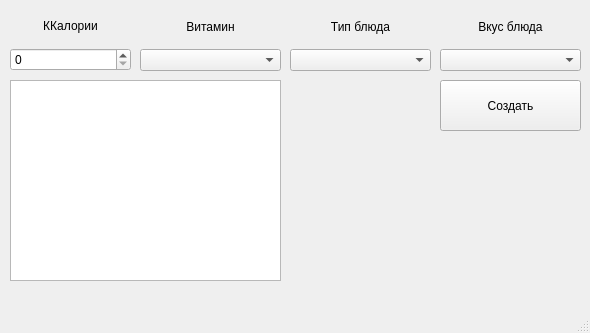
<?xml version="1.0" encoding="UTF-8"?>
<ui version="4.0">
 <class>MainWindow</class>
 <widget class="QMainWindow" name="MainWindow">
  <property name="geometry">
   <rect>
    <x>0</x>
    <y>0</y>
    <width>590</width>
    <height>333</height>
   </rect>
  </property>
  <property name="windowTitle">
   <string>MainWindow</string>
  </property>
  <widget class="QWidget" name="centralwidget">
   <widget class="QWidget" name="verticalLayoutWidget">
    <property name="geometry">
     <rect>
      <x>10</x>
      <y>10</y>
      <width>121</width>
      <height>61</height>
     </rect>
    </property>
    <layout class="QVBoxLayout" name="verticalLayout">
     <item>
      <widget class="QLabel" name="label">
       <property name="text">
        <string>ККалории</string>
       </property>
       <property name="alignment">
        <set>Qt::AlignCenter</set>
       </property>
      </widget>
     </item>
     <item>
      <widget class="QSpinBox" name="spinBox"/>
     </item>
    </layout>
   </widget>
   <widget class="QWidget" name="verticalLayoutWidget_2">
    <property name="geometry">
     <rect>
      <x>140</x>
      <y>10</y>
      <width>141</width>
      <height>61</height>
     </rect>
    </property>
    <layout class="QVBoxLayout" name="verticalLayout_2">
     <item>
      <widget class="QLabel" name="label_2">
       <property name="text">
        <string>Витамин</string>
       </property>
       <property name="alignment">
        <set>Qt::AlignCenter</set>
       </property>
      </widget>
     </item>
     <item>
      <widget class="QComboBox" name="comboBox"/>
     </item>
    </layout>
   </widget>
   <widget class="QWidget" name="verticalLayoutWidget_3">
    <property name="geometry">
     <rect>
      <x>290</x>
      <y>10</y>
      <width>141</width>
      <height>61</height>
     </rect>
    </property>
    <layout class="QVBoxLayout" name="verticalLayout_3">
     <item>
      <widget class="QLabel" name="label_3">
       <property name="text">
        <string>Тип блюда</string>
       </property>
       <property name="alignment">
        <set>Qt::AlignCenter</set>
       </property>
      </widget>
     </item>
     <item>
      <widget class="QComboBox" name="comboBox_2"/>
     </item>
    </layout>
   </widget>
   <widget class="QWidget" name="verticalLayoutWidget_4">
    <property name="geometry">
     <rect>
      <x>440</x>
      <y>10</y>
      <width>141</width>
      <height>61</height>
     </rect>
    </property>
    <layout class="QVBoxLayout" name="verticalLayout_4">
     <item>
      <widget class="QLabel" name="label_4">
       <property name="text">
        <string>Вкус блюда</string>
       </property>
       <property name="alignment">
        <set>Qt::AlignCenter</set>
       </property>
      </widget>
     </item>
     <item>
      <widget class="QComboBox" name="comboBox_3"/>
     </item>
    </layout>
   </widget>
   <widget class="QPushButton" name="pushButton">
    <property name="geometry">
     <rect>
      <x>440</x>
      <y>80</y>
      <width>141</width>
      <height>51</height>
     </rect>
    </property>
    <property name="text">
     <string>Создать</string>
    </property>
   </widget>
   <widget class="QTextEdit" name="textEdit">
    <property name="geometry">
     <rect>
      <x>10</x>
      <y>80</y>
      <width>271</width>
      <height>201</height>
     </rect>
    </property>
    <property name="readOnly">
     <bool>true</bool>
    </property>
   </widget>
  </widget>
  <widget class="QMenuBar" name="menubar">
   <property name="geometry">
    <rect>
     <x>0</x>
     <y>0</y>
     <width>590</width>
     <height>21</height>
    </rect>
   </property>
  </widget>
  <widget class="QStatusBar" name="statusbar"/>
 </widget>
 <resources/>
 <connections/>
</ui>
